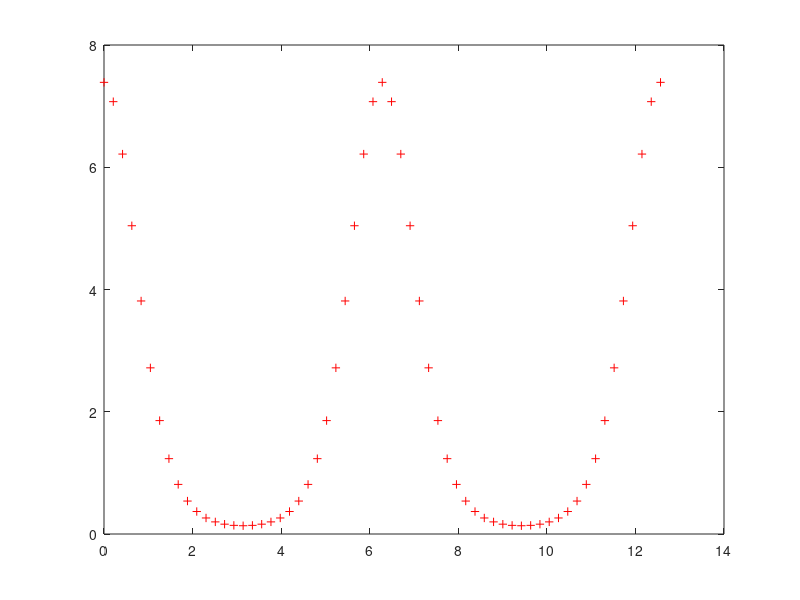
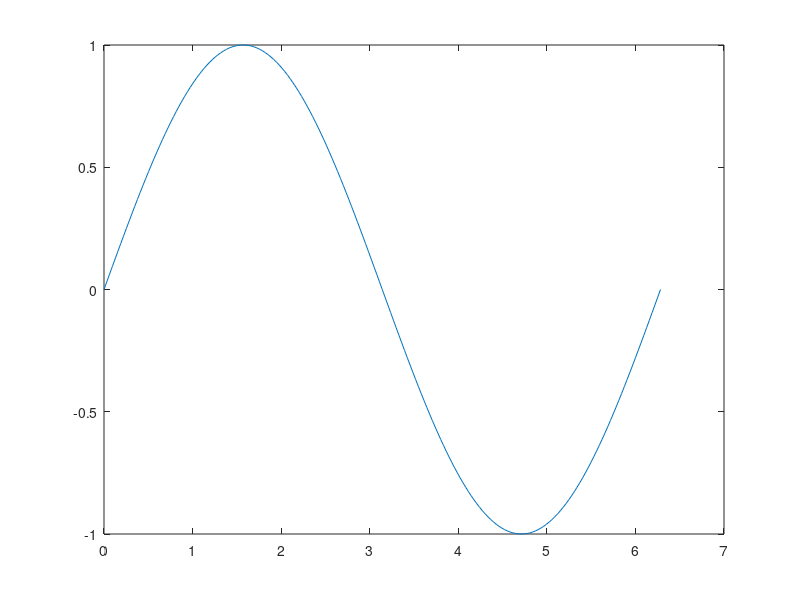
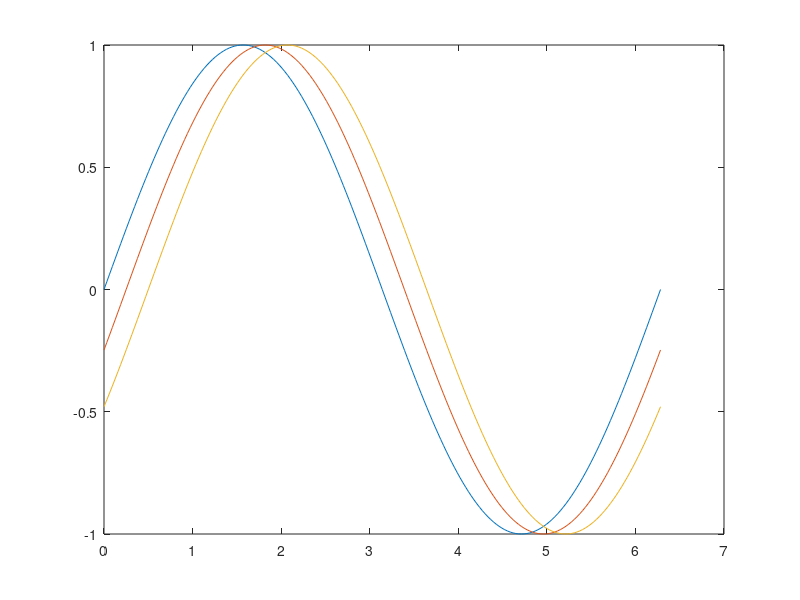
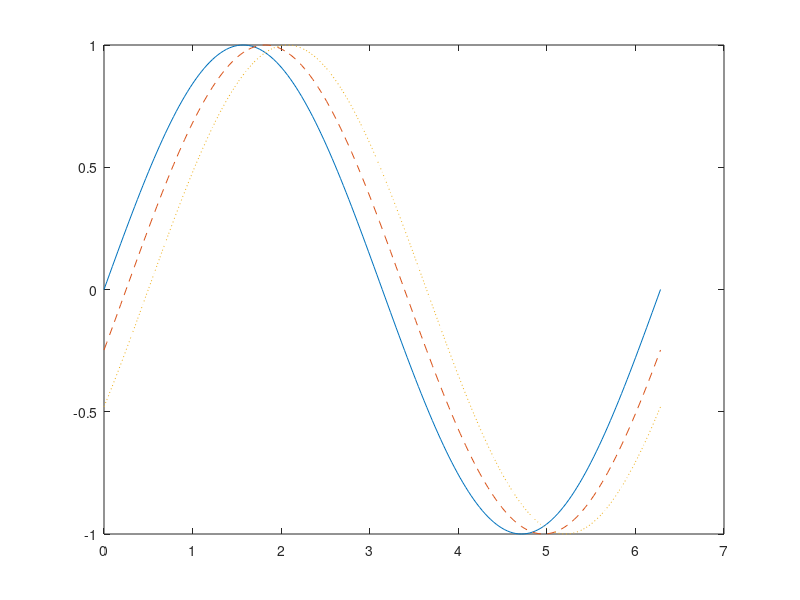

Reproduce these figures in MATLAB, in order.
% Test file for function plot
% Copyright INRIA
% Matlab version: 6.5.1.199709 (R13) Service Pack 1
% V.C.

figure(1)
x=0:pi/15:4*pi; 
y=exp(2*cos(x));
plot(x,y,'r+');

figure(2)
t=0:pi/100:2*pi;
y=sin(t)
plot(t,y)

figure(3)
y2 = sin(t-0.25); 
y3 = sin(t-0.5);
plot(t,y,t,y2,t,y3)

figure(4)
t = 0:pi/100:2*pi;
y = sin(t);
y2 = sin(t-0.25); 
y3 = sin(t-0.5);
plot(t,y,'-',t,y2,'--',t,y3,':')

figure(5)
x = -pi:pi/10:pi;
y = tan(sin(x)) - sin(tan(x));
plot(x,y,'--sr','LineWidth',2,...
                'MarkerEdgeColor','k',...
                'MarkerFaceColor','g',...
                'MarkerSize',10)

figure(6)
x = -pi:pi/10:pi;
y = tan(sin(x)) - sin(tan(x));
plot(x,y,'--sr')

